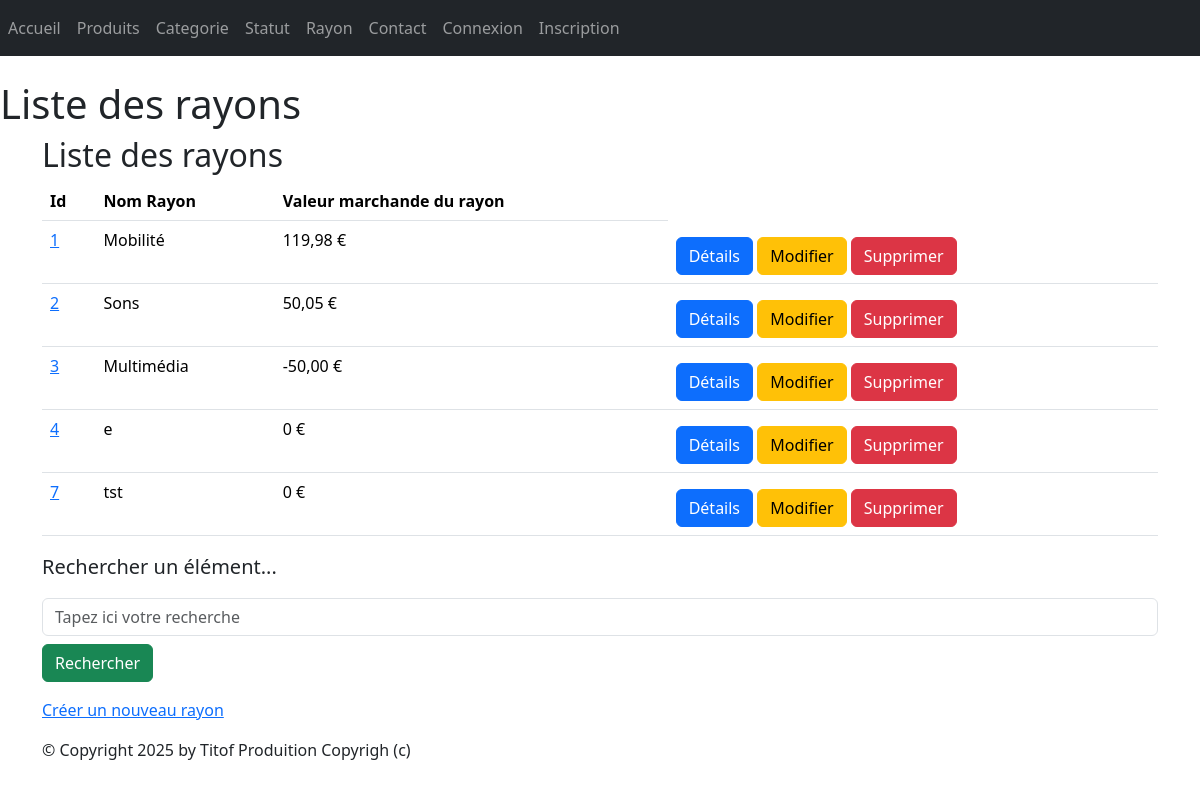
/monApp/rayonss/, run on an earlier commit of the app's database.
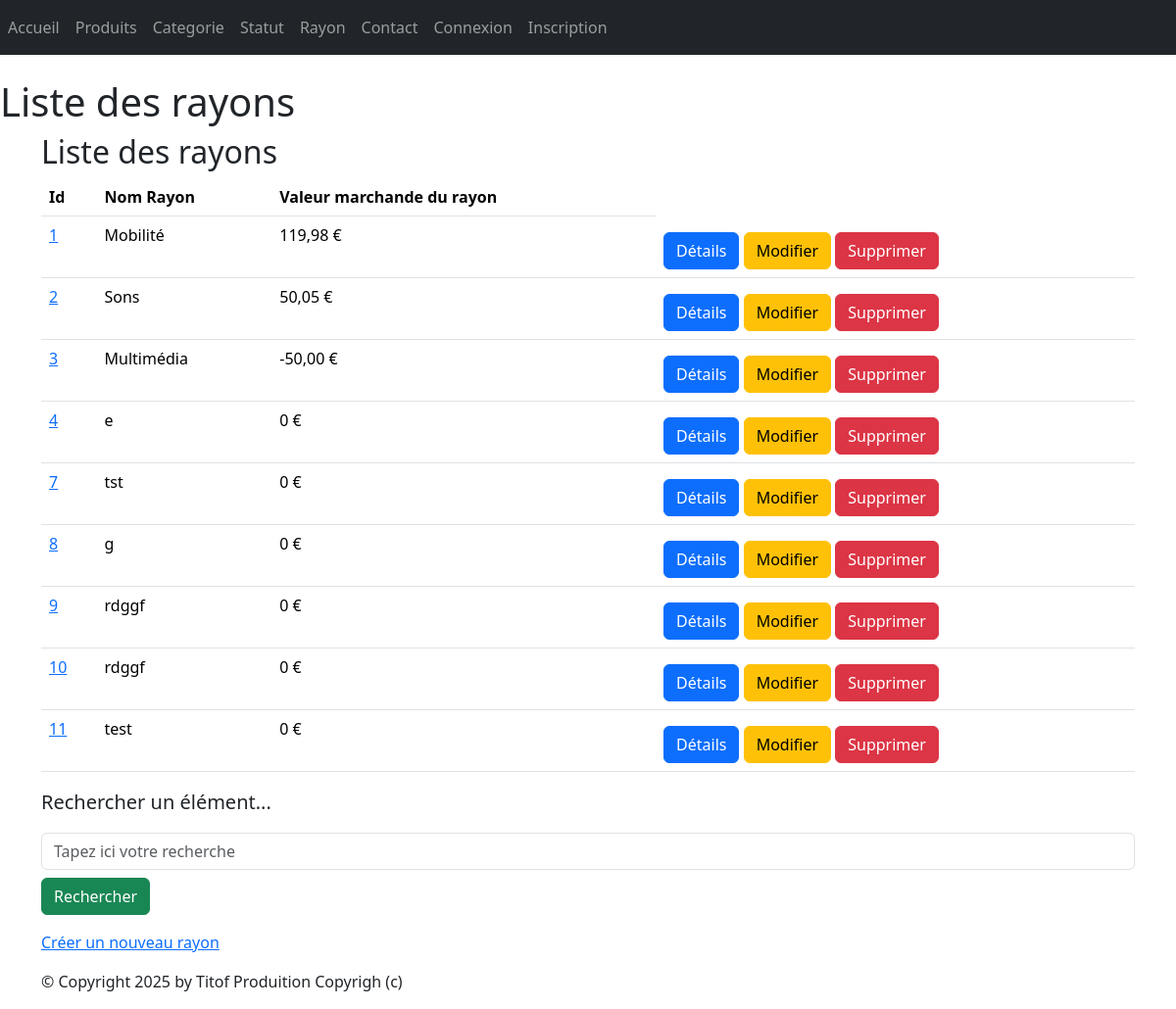
And on a later commit of the database.
### monApp/models.py (models this page shows, shortened)
class Rayon(models.Model):
    idRayon = models.AutoField(primary_key=True)
    nomRayon = models.CharField(max_length=100)

### monApp/views.py (the view)
# urls.py: path("rayonss/", views.RayonListView.as_view(), name="lst_rayon"),
class RayonListView(ListView):
    model = Rayon
    template_name = "monApp/list_rayons.html"
    context_object_name = "rayons"
    def get_queryset(self):
        query = self.request.GET.get('search')
        if query:
            return Rayon.objects.filter(
                Q(nomRayon__icontains=query) | Q(idRayon__icontains=query)
            ).annotate(nb_produits=Count('contenirR'))
        return Rayon.objects.annotate(nb_produits=Count('contenirR'))
    def get_context_data(self, **kwargs):
        context = super().get_context_data(**kwargs)
        context['titremenu'] = "Liste des rayons"
        ryns_dt = []
        for rayon in context['rayons']:
            total = 0
            for contenir in rayon.contenirR.all():
                total += contenir.refProd.prixUnitaireProd * contenir.qte
            ryns_dt.append({
                'rayon': rayon,
                'total_stock': total
            })
        context['ryns_dt'] = ryns_dt
        return context

### monApp/templates/monApp/list_rayons.html
{% extends 'monApp/base.html' %}
{% block menu %}
<h1>Liste des rayons</h1>
{% endblock %}
{% block contenu %}
    <h2>{{titremenu}}</h2>
    <table class="table">
        <thead>
            <th>Id</th>
            <th>Nom Rayon</th>
            <th>Valeur marchande du rayon</th>
        </thead>
        <tbody>
            {% for data in ryns_dt %}
            <tr>
                <td><a href="{% url 'dtl_rayon' data.rayon.idRayon %}">{{ data.rayon.idRayon }}</a></td>
                <td>{{ data.rayon.nomRayon }} </td>
                <td>{{ data.total_stock }} €</td>
                <td>
                <a href="{% url 'dtl_rayon' data.rayon.idRayon %}" class="btn btn-primary mt-2">Détails</a>
                <a href="{% url 'rayon-chng' data.rayon.idRayon %}" class="btn btn-warning mt-2">Modifier</a>
                <a href="{% url 'dlt-rayon' data.rayon.idRayon %}" class="btn btn-danger mt-2">Supprimer</a>
                </td>
            </tr>
            {% endfor %}
        </tbody>
    </table>
    <p class="lead mb-3 ml-0">Rechercher un élément...</p>
    <form method="GET" action="">
        <input class="form-control" type="text" name="search" placeholder="Tapez ici votre recherche"
        value="{{ request.GET.search }}">
        <button type="submit" class="btn btn-success mt-2">Rechercher</button>
    </form>
    <p><a href="{% url 'crt-rayon' %}">Créer un nouveau rayon</a></p>
{% endblock %}

What changed in the data, as far as the page shows it:
added Rayon: rayon.idRayon "8", rayon.nomRayon "g", total_stock "0"
added Rayon: rayon.idRayon "9", rayon.nomRayon "rdggf", total_stock "0"
added Rayon: rayon.idRayon "10", rayon.nomRayon "rdggf", total_stock "0"
added Rayon: rayon.idRayon "11", rayon.nomRayon "test", total_stock "0"
